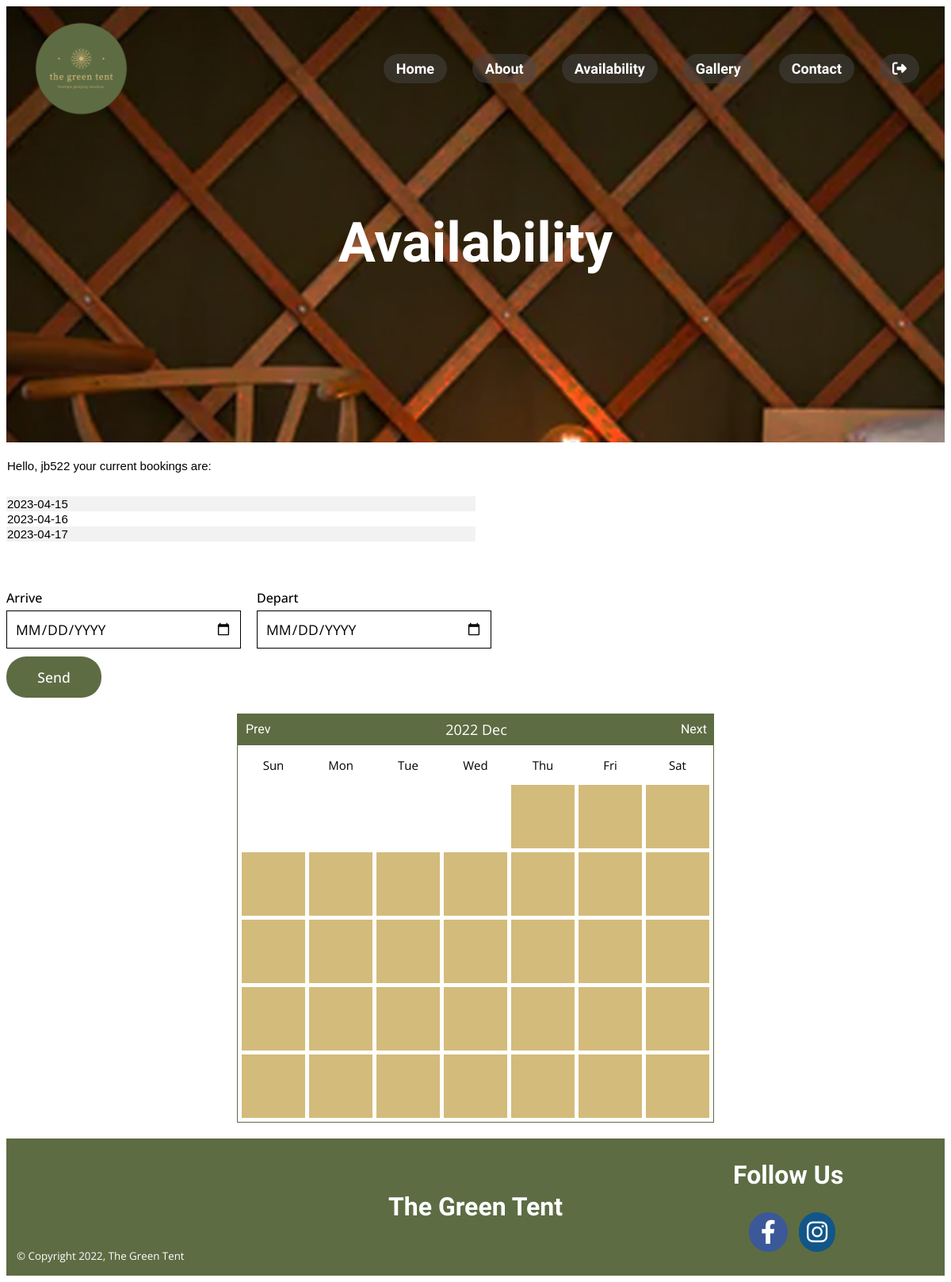
The app's page /availability.php (signed in) with its own data.
### tables this page shows
CREATE TABLE `bookings` (
  `id` int(11) NOT NULL,
  `user_id` int(10) DEFAULT NULL,
  `booking_date` date DEFAULT NULL
);

### booking.php (called while the page is built, shortened)
<?php
class Booking
{
    private $dbh;
    private $bookingsTableName = 'bookings';
    public function __construct($database, $host, $databaseUsername, $databaseUserPassword)
    {
        try {
            $this->dbh =
                new PDO(sprintf('mysql:host=%s;dbname=%s', $host, $database),
                    $databaseUsername,
                    $databaseUserPassword
                );
        } catch (PDOException $e) {
            die($e->getMessage());
        }
    }
    public function index()
    {
        $statement = $this->dbh->query('SELECT * FROM ' . $this->bookingsTableName);
        return $statement->fetchAll(PDO::FETCH_ASSOC);
    }
}

### availability.php (the view, shortened to what this page needs)
<?php
include 'setup.php';
include 'head.php';
?>
<body>
        <header class="availability-page-bg-img">
        <?php include 'nav.php'; ?>
            <span class="header-title">
                <h1>Availability</h1>
            </span>
        </header>
        <table id="bookings-table">
                <tr>
                    <th>Hello, <?=$_SESSION['name']?> your current bookings are:</th>
                </tr>
                <?php
                    $sql = 'SELECT booking_date FROM bookings where user_id = '.$_SESSION['id'].'';
                    $result = $conn->query($sql);
                    if ($result->num_rows > 0) {
                        while($row = $result->fetch_assoc()) {
                        $booking_date=$row["booking_date"];
                      ?>
                <tr>
                    <td><?php print $booking_date; ?></td>
                </tr>
                <?php
                    }
                    }
                ?>
            </table>
        <form action="availability_action_page.php" method="post">
                            <div class="formBox">
                                <div class="row50">
                                    <div class="inputdate">
                                        <span>Arrive</span>
                                        <input type="date" placeholder="John" id="arrive" name="arrive">
                                    </div>
                                    <div class="inputdate">
                                        <span>Depart</span>
                                        <input type="date" placeholder="Doe" id="depart" name="depart">
                                    </div>
                                </div>
                                <div class="row100">
                                    <div class="inputBox">
                                        <input type="submit" value="Send">
                                    </div>
                                </div>
                            </div>
                        </form>
    <div class="calendar">
        <?php
            include 'calendar.php';
            include 'booking.php';
            include 'bookablecell.php';
            $booking = new Booking(
                'thegreentent',
                'localhost',
                'root',
                ''
            );
            $bookableCell = new BookableCell($booking);
            $calendar = new Calendar();
            $calendar->attachObserver('showCell', $bookableCell);
            echo $calendar->show();
        ?>
    </div>
<?php include 'bottom.php';?>

### css/the-green-tent_style.css (style rules this page uses)
body { font-family: 'Open Sans', sans-serif; }
html { scroll-behavior: smooth; }
.availability-page-bg-img { background-image: url("../Images/the-green-tent-bed-v2.jpg"); }
header { color: #fff; grid-area: header; background-position: center center; background-repeat: no-repeat; background-attachment: fixed; background-size: cover; background-color: #464646; height: 550px; }
.header-title { display: block; text-align: center; font-size: 35px; }
.header-title h1 { margin-top: 100px; }
.formBox { position: relative; width: 100%; }
.formBox .row50 { display: flex; gap: 20px; }
.inputBox { display: flex; flex-direction: column; margin-bottom: 10px; width: 50%; }
.formBox .row100 .inputBox { width: 100%; }
.inputBox input { padding: 10px; font-size: 1.1em; outline: none; border: 1px solid #000; }
.inputBox input[type="submit"] { background-color: #5D6C43; color: #fff; border: none; font-size: 1.1em; max-width: 120px; font-weight: 500; cursor: pointer; padding: 14px 15px; border-radius: 25px; transition: 0.7s; font-family: 'Open Sans', sans-serif; }
.inputBox ::placeholder { color: #464646; }
.inputdate { display: flex; flex-direction: column; margin-bottom: 10px; width: 25%; }
.inputdate span { margin-top: 40px; margin-bottom: 5px; font-weight: 500; }
.inputdate input { padding: 10px; font-size: 1.1em; outline: none; border: 1px solid #000; }
.inputdate input[type="date"] { font-family: 'Open Sans', sans-serif; text-transform: uppercase; }
.calendar { padding-bottom: 20px; }
#bookings-table { font-family: Arial, Helvetica, sans-serif; border-collapse: collapse; width: 50%; margin: 20px 0 20px 0; }
#bookings-table tr:nth-child(even) { background-color: #f2f2f2; }
#bookings-table th { padding-bottom: 30px; text-align: left; background-color: white; font-weight: normal; }
#bookings-table tr { font-size: 15px; }
h1, h2, h3, h4, a { font-family: 'Open Sans Condensed', sans-serif; }

### records on screen
bookings: booking_date "2023-04-15"
bookings: booking_date "2023-04-16"
bookings: booking_date "2023-04-17"

### other values on screen
$_SESSION['name'] "jb522"
$label "Sun"
$label "Mon"
$label "Tue"
$label "Wed"
$label "Thu"
$label "Fri"
$label "Sat"
